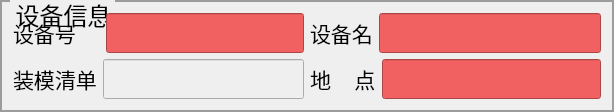
    <widget class="QGroupBox" name="groupBox">
     <property name="font">
      <font>
       <pointsize>18</pointsize>
      </font>
     </property>
     <property name="styleSheet">
      <string notr="true"> QGroupBox {
            border-color: rgb(156, 156, 156);
            border-width: 2px;
            border-style: solid;
            margin-top: 0.5ex;
        }
        QGroupBox::title {
            subcontrol-origin: margin;
            subcontrol-position: top left;
            left: 10px;
            margin-left: 2px;
            padding: 0  0px;
        }</string>
     </property>
     <property name="title">
      <string>设备信息</string>
     </property>
     <layout class="QVBoxLayout" name="verticalLayout_8">
      <item>
       <layout class="QVBoxLayout" name="verticalLayout_5">
        <item>
         <layout class="QVBoxLayout" name="verticalLayout_7">
          <item>
           <layout class="QHBoxLayout" name="horizontalLayout_15" stretch="1,1">
            <item>
             <layout class="QHBoxLayout" name="horizontalLayout_7" stretch="0,0">
              <item>
               <widget class="QLabel" name="label_2">
                <property name="font">
                 <font>
                  <pointsize>16</pointsize>
                 </font>
                </property>
                <property name="styleSheet">
                 <string notr="true"/>
                </property>
                <property name="text">
                 <string>设备号    </string>
                </property>
               </widget>
              </item>
              <item>
               <widget class="MyLEdit" name="lineEdit_2">
                <property name="enabled">
                 <bool>false</bool>
                </property>
                <property name="minimumSize">
                 <size>
                  <width>0</width>
                  <height>40</height>
                 </size>
                </property>
                <property name="palette">
                 <palette>
                  <active>
                   <colorrole role="WindowText">
                    <brush brushstyle="SolidPattern">
                     <color alpha="255">
                      <red>0</red>
                      <green>0</green>
                      <blue>0</blue>
                     </color>
                    </brush>
                   </colorrole>
                   <colorrole role="Button">
                    <brush brushstyle="SolidPattern">
                     <color alpha="255">
                      <red>241</red>
                      <green>97</green>
                      <blue>97</blue>
                     </color>
                    </brush>
                   </colorrole>
                   <colorrole role="Text">
                    <brush brushstyle="SolidPattern">
                     <color alpha="255">
                      <red>0</red>
                      <green>0</green>
                      <blue>0</blue>
                     </color>
                    </brush>
                   </colorrole>
                   <colorrole role="ButtonText">
                    <brush brushstyle="SolidPattern">
                     <color alpha="255">
                      <red>0</red>
                      <green>0</green>
                      <blue>0</blue>
                     </color>
                    </brush>
                   </colorrole>
                   <colorrole role="Base">
                    <brush brushstyle="SolidPattern">
                     <color alpha="255">
                      <red>241</red>
                      <green>97</green>
                      <blue>97</blue>
                     </color>
                    </brush>
                   </colorrole>
                   <colorrole role="Window">
                    <brush brushstyle="SolidPattern">
                     <color alpha="255">
                      <red>241</red>
                      <green>97</green>
                      <blue>97</blue>
                     </color>
                    </brush>
                   </colorrole>
                  </active>
                  <inactive>
                   <colorrole role="WindowText">
                    <brush brushstyle="SolidPattern">
                     <color alpha="255">
                      <red>0</red>
                      <green>0</green>
                      <blue>0</blue>
                     </color>
                    </brush>
                   </colorrole>
                   <colorrole role="Button">
                    <brush brushstyle="SolidPattern">
                     <color alpha="255">
                      <red>241</red>
                      <green>97</green>
                      <blue>97</blue>
                     </color>
                    </brush>
                   </colorrole>
                   <colorrole role="Text">
                    <brush brushstyle="SolidPattern">
                     <color alpha="255">
                      <red>0</red>
                      <green>0</green>
                      <blue>0</blue>
                     </color>
                    </brush>
                   </colorrole>
                   <colorrole role="ButtonText">
                    <brush brushstyle="SolidPattern">
                     <color alpha="255">
                      <red>0</red>
                      <green>0</green>
                      <blue>0</blue>
                     </color>
                    </brush>
                   </colorrole>
                   <colorrole role="Base">
                    <brush brushstyle="SolidPattern">
                     <color alpha="255">
                      <red>241</red>
                      <green>97</green>
                      <blue>97</blue>
                     </color>
                    </brush>
                   </colorrole>
                   <colorrole role="Window">
                    <brush brushstyle="SolidPattern">
                     <color alpha="255">
                      <red>241</red>
                      <green>97</green>
                      <blue>97</blue>
                     </color>
                    </brush>
                   </colorrole>
                  </inactive>
                  <disabled>
                   <colorrole role="WindowText">
                    <brush brushstyle="SolidPattern">
                     <color alpha="255">
                      <red>0</red>
                      <green>0</green>
                      <blue>0</blue>
                     </color>
                    </brush>
                   </colorrole>
                   <colorrole role="Button">
                    <brush brushstyle="SolidPattern">
                     <color alpha="255">
                      <red>241</red>
                      <green>97</green>
                      <blue>97</blue>
                     </color>
                    </brush>
                   </colorrole>
                   <colorrole role="Text">
                    <brush brushstyle="SolidPattern">
                     <color alpha="255">
                      <red>0</red>
                      <green>0</green>
                      <blue>0</blue>
                     </color>
                    </brush>
                   </colorrole>
                   <colorrole role="ButtonText">
                    <brush brushstyle="SolidPattern">
                     <color alpha="255">
                      <red>0</red>
                      <green>0</green>
                      <blue>0</blue>
                     </color>
                    </brush>
                   </colorrole>
                   <colorrole role="Base">
                    <brush brushstyle="SolidPattern">
                     <color alpha="255">
                      <red>241</red>
                      <green>97</green>
                      <blue>97</blue>
                     </color>
                    </brush>
                   </colorrole>
                   <colorrole role="Window">
                    <brush brushstyle="SolidPattern">
                     <color alpha="255">
                      <red>241</red>
                      <green>97</green>
                      <blue>97</blue>
                     </color>
                    </brush>
                   </colorrole>
                  </disabled>
                 </palette>
                </property>
                <property name="font">
                 <font>
                  <pointsize>18</pointsize>
                 </font>
                </property>
                <property name="styleSheet">
                 <string notr="true">color:black;
background-color:rgb(241,97,97)</string>
                </property>
                <property name="alignment">
                 <set>Qt::AlignCenter</set>
                </property>
               </widget>
              </item>
             </layout>
            </item>
            <item>
             <layout class="QHBoxLayout" name="horizontalLayout_14" stretch="0,0">
              <item>
               <widget class="QLabel" name="label_14">
                <property name="font">
                 <font>
                  <pointsize>16</pointsize>
                 </font>
                </property>
                <property name="styleSheet">
                 <string notr="true"/>
                </property>
                <property name="text">
                 <string>设备名</string>
                </property>
               </widget>
              </item>
              <item>
               <widget class="MyLEdit" name="lineEdit_11">
                <property name="enabled">
                 <bool>false</bool>
                </property>
                <property name="minimumSize">
                 <size>
                  <width>0</width>
                  <height>40</height>
                 </size>
                </property>
                <property name="palette">
                 <palette>
                  <active>
                   <colorrole role="WindowText">
                    <brush brushstyle="SolidPattern">
                     <color alpha="255">
                      <red>0</red>
                      <green>0</green>
                      <blue>0</blue>
                     </color>
                    </brush>
                   </colorrole>
                   <colorrole role="Button">
                    <brush brushstyle="SolidPattern">
                     <color alpha="255">
                      <red>241</red>
                      <green>97</green>
                      <blue>97</blue>
                     </color>
                    </brush>
                   </colorrole>
                   <colorrole role="Text">
                    <brush brushstyle="SolidPattern">
                     <color alpha="255">
                      <red>0</red>
                      <green>0</green>
                      <blue>0</blue>
                     </color>
                    </brush>
                   </colorrole>
                   <colorrole role="ButtonText">
                    <brush brushstyle="SolidPattern">
                     <color alpha="255">
                      <red>0</red>
                      <green>0</green>
                      <blue>0</blue>
                     </color>
                    </brush>
                   </colorrole>
                   <colorrole role="Base">
                    <brush brushstyle="SolidPattern">
                     <color alpha="255">
                      <red>241</red>
                      <green>97</green>
                      <blue>97</blue>
                     </color>
                    </brush>
                   </colorrole>
                   <colorrole role="Window">
                    <brush brushstyle="SolidPattern">
                     <color alpha="255">
                      <red>241</red>
                      <green>97</green>
                      <blue>97</blue>
                     </color>
                    </brush>
                   </colorrole>
                  </active>
                  <inactive>
                   <colorrole role="WindowText">
                    <brush brushstyle="SolidPattern">
                     <color alpha="255">
                      <red>0</red>
                      <green>0</green>
                      <blue>0</blue>
                     </color>
                    </brush>
                   </colorrole>
                   <colorrole role="Button">
                    <brush brushstyle="SolidPattern">
                     <color alpha="255">
                      <red>241</red>
                      <green>97</green>
                      <blue>97</blue>
                     </color>
                    </brush>
                   </colorrole>
                   <colorrole role="Text">
                    <brush brushstyle="SolidPattern">
                     <color alpha="255">
                      <red>0</red>
                      <green>0</green>
                      <blue>0</blue>
                     </color>
                    </brush>
                   </colorrole>
                   <colorrole role="ButtonText">
                    <brush brushstyle="SolidPattern">
                     <color alpha="255">
                      <red>0</red>
                      <green>0</green>
                      <blue>0</blue>
                     </color>
                    </brush>
                   </colorrole>
                   <colorrole role="Base">
                    <brush brushstyle="SolidPattern">
                     <color alpha="255">
                      <red>241</red>
                      <green>97</green>
                      <blue>97</blue>
                     </color>
                    </brush>
                   </colorrole>
                   <colorrole role="Window">
                    <brush brushstyle="SolidPattern">
                     <color alpha="255">
                      <red>241</red>
                      <green>97</green>
                      <blue>97</blue>
                     </color>
                    </brush>
                   </colorrole>
                  </inactive>
                  <disabled>
                   <colorrole role="WindowText">
                    <brush brushstyle="SolidPattern">
                     <color alpha="255">
                      <red>0</red>
                      <green>0</green>
                      <blue>0</blue>
                     </color>
                    </brush>
                   </colorrole>
                   <colorrole role="Button">
                    <brush brushstyle="SolidPattern">
                     <color alpha="255">
                      <red>241</red>
                      <green>97</green>
                      <blue>97</blue>
                     </color>
                    </brush>
                   </colorrole>
                   <colorrole role="Text">
                    <brush brushstyle="SolidPattern">
                     <color alpha="255">
                      <red>0</red>
                      <green>0</green>
                      <blue>0</blue>
                     </color>
                    </brush>
                   </colorrole>
                   <colorrole role="ButtonText">
                    <brush brushstyle="SolidPattern">
                     <color alpha="255">
                      <red>0</red>
                      <green>0</green>
                      <blue>0</blue>
                     </color>
                    </brush>
                   </colorrole>
                   <colorrole role="Base">
                    <brush brushstyle="SolidPattern">
                     <color alpha="255">
                      <red>241</red>
                      <green>97</green>
                      <blue>97</blue>
                     </color>
                    </brush>
                   </colorrole>
                   <colorrole role="Window">
                    <brush brushstyle="SolidPattern">
                     <color alpha="255">
                      <red>241</red>
                      <green>97</green>
                      <blue>97</blue>
                     </color>
                    </brush>
                   </colorrole>
                  </disabled>
                 </palette>
                </property>
                <property name="font">
                 <font>
                  <pointsize>18</pointsize>
                 </font>
                </property>
                <property name="styleSheet">
                 <string notr="true">color:black;
background-color:rgb(241,97,97)</string>
                </property>
                <property name="alignment">
                 <set>Qt::AlignCenter</set>
                </property>
               </widget>
              </item>
             </layout>
            </item>
           </layout>
          </item>
          <item>
           <layout class="QHBoxLayout" name="horizontalLayout_13" stretch="1,1">
            <item>
             <layout class="QHBoxLayout" name="horizontalLayout_16" stretch="0,0">
              <item>
               <widget class="QLabel" name="label_15">
                <property name="font">
                 <font>
                  <pointsize>16</pointsize>
                 </font>
                </property>
                <property name="styleSheet">
                 <string notr="true"/>
                </property>
                <property name="text">
                 <string>装模清单</string>
                </property>
               </widget>
              </item>
              <item>
               <widget class="QLineEdit" name="lineEdit_12">
                <property name="enabled">
                 <bool>false</bool>
                </property>
                <property name="minimumSize">
                 <size>
                  <width>0</width>
                  <height>40</height>
                 </size>
                </property>
                <property name="font">
                 <font>
                  <pointsize>18</pointsize>
                 </font>
                </property>
                <property name="styleSheet">
                 <string notr="true">color:black;</string>
                </property>
                <property name="alignment">
                 <set>Qt::AlignCenter</set>
                </property>
               </widget>
              </item>
             </layout>
            </item>
            <item>
             <layout class="QHBoxLayout" name="horizontalLayout_19" stretch="0,0">
              <item>
               <widget class="QLabel" name="label_16">
                <property name="font">
                 <font>
                  <pointsize>16</pointsize>
                 </font>
                </property>
                <property name="styleSheet">
                 <string notr="true"/>
                </property>
                <property name="text">
                 <string>地    点</string>
                </property>
               </widget>
              </item>
              <item>
               <widget class="MyLEdit" name="lineEdit_13">
                <property name="enabled">
                 <bool>false</bool>
                </property>
                <property name="minimumSize">
                 <size>
                  <width>0</width>
                  <height>40</height>
                 </size>
                </property>
                <property name="palette">
                 <palette>
                  <active>
                   <colorrole role="WindowText">
                    <brush brushstyle="SolidPattern">
                     <color alpha="255">
                      <red>0</red>
                      <green>0</green>
                      <blue>0</blue>
                     </color>
                    </brush>
                   </colorrole>
                   <colorrole role="Button">
                    <brush brushstyle="SolidPattern">
                     <color alpha="255">
                      <red>241</red>
                      <green>97</green>
                      <blue>97</blue>
                     </color>
                    </brush>
                   </colorrole>
                   <colorrole role="Text">
                    <brush brushstyle="SolidPattern">
                     <color alpha="255">
                      <red>0</red>
                      <green>0</green>
                      <blue>0</blue>
                     </color>
                    </brush>
                   </colorrole>
                   <colorrole role="ButtonText">
                    <brush brushstyle="SolidPattern">
                     <color alpha="255">
                      <red>0</red>
                      <green>0</green>
                      <blue>0</blue>
                     </color>
                    </brush>
                   </colorrole>
                   <colorrole role="Base">
                    <brush brushstyle="SolidPattern">
                     <color alpha="255">
                      <red>241</red>
                      <green>97</green>
                      <blue>97</blue>
                     </color>
                    </brush>
                   </colorrole>
                   <colorrole role="Window">
                    <brush brushstyle="SolidPattern">
                     <color alpha="255">
                      <red>241</red>
                      <green>97</green>
                      <blue>97</blue>
                     </color>
                    </brush>
                   </colorrole>
                  </active>
                  <inactive>
                   <colorrole role="WindowText">
                    <brush brushstyle="SolidPattern">
                     <color alpha="255">
                      <red>0</red>
                      <green>0</green>
                      <blue>0</blue>
                     </color>
                    </brush>
                   </colorrole>
                   <colorrole role="Button">
                    <brush brushstyle="SolidPattern">
                     <color alpha="255">
                      <red>241</red>
                      <green>97</green>
                      <blue>97</blue>
                     </color>
                    </brush>
                   </colorrole>
                   <colorrole role="Text">
                    <brush brushstyle="SolidPattern">
                     <color alpha="255">
                      <red>0</red>
                      <green>0</green>
                      <blue>0</blue>
                     </color>
                    </brush>
                   </colorrole>
                   <colorrole role="ButtonText">
                    <brush brushstyle="SolidPattern">
                     <color alpha="255">
                      <red>0</red>
                      <green>0</green>
                      <blue>0</blue>
                     </color>
                    </brush>
                   </colorrole>
                   <colorrole role="Base">
                    <brush brushstyle="SolidPattern">
                     <color alpha="255">
                      <red>241</red>
                      <green>97</green>
                      <blue>97</blue>
                     </color>
                    </brush>
                   </colorrole>
                   <colorrole role="Window">
                    <brush brushstyle="SolidPattern">
                     <color alpha="255">
                      <red>241</red>
                      <green>97</green>
                      <blue>97</blue>
                     </color>
                    </brush>
                   </colorrole>
                  </inactive>
                  <disabled>
                   <colorrole role="WindowText">
                    <brush brushstyle="SolidPattern">
                     <color alpha="255">
                      <red>0</red>
                      <green>0</green>
                      <blue>0</blue>
                     </color>
                    </brush>
                   </colorrole>
                   <colorrole role="Button">
                    <brush brushstyle="SolidPattern">
                     <color alpha="255">
                      <red>241</red>
                      <green>97</green>
                      <blue>97</blue>
                     </color>
                    </brush>
                   </colorrole>
                   <colorrole role="Text">
                    <brush brushstyle="SolidPattern">
                     <color alpha="255">
                      <red>0</red>
                      <green>0</green>
                      <blue>0</blue>
                     </color>
                    </brush>
                   </colorrole>
                   <colorrole role="ButtonText">
                    <brush brushstyle="SolidPattern">
                     <color alpha="255">
                      <red>0</red>
                      <green>0</green>
                      <blue>0</blue>
                     </color>
                    </brush>
                   </colorrole>
                   <colorrole role="Base">
                    <brush brushstyle="SolidPattern">
                     <color alpha="255">
                      <red>241</red>
                      <green>97</green>
                      <blue>97</blue>
                     </color>
                    </brush>
                   </colorrole>
                   <colorrole role="Window">
                    <brush brushstyle="SolidPattern">
                     <color alpha="255">
                      <red>241</red>
                      <green>97</green>
                      <blue>97</blue>
                     </color>
                    </brush>
                   </colorrole>
                  </disabled>
                 </palette>
                </property>
                <property name="font">
                 <font>
                  <pointsize>18</pointsize>
                 </font>
                </property>
                <property name="styleSheet">
                 <string notr="true">color:black;
background-color:rgb(241,97,97)</string>
                </property>
                <property name="alignment">
                 <set>Qt::AlignCenter</set>
                </property>
               </widget>
              </item>
             </layout>
            </item>
           </layout>
          </item>
         </layout>
        </item>
       </layout>
      </item>
     </layout>
    </widget>
